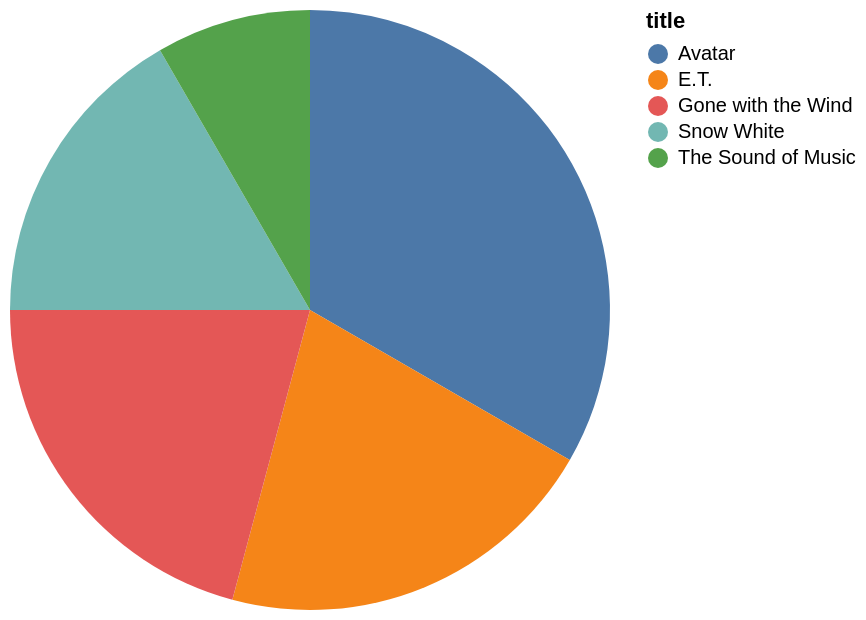

Describe this chart as a Vega-Lite specification.
### Vega-Lite specification from a JSON file in a GitHub repository (floating-point values rounded to 4 significant figures)
{"data": {"values": [{"x_data": "Avatar", "y_data": 8}, {"x_data": "E.T.", "y_data": 5}, {"x_data": "Gone with the Wind", "y_data": 5}, {"x_data": "Snow White", "y_data": 4}, {"x_data": "The Sound of Music", "y_data": 2}]}, "mark": "arc", "encoding": {"theta": {"field": "y_data", "type": "quantitative", "title": "SUM(min(T1.stars))"}, "color": {"field": "x_data", "type": "nominal", "title": "title"}}}
